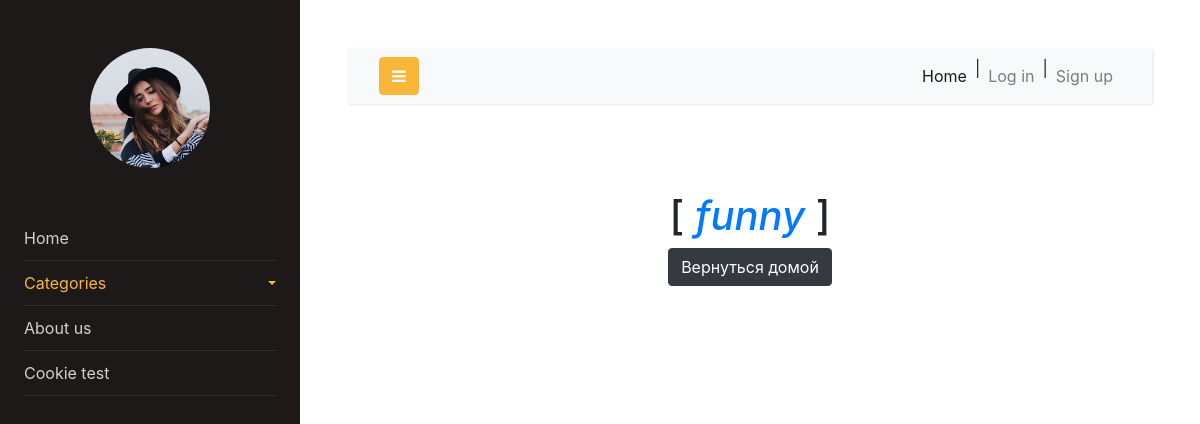
Before: /a/funny with the older database file.
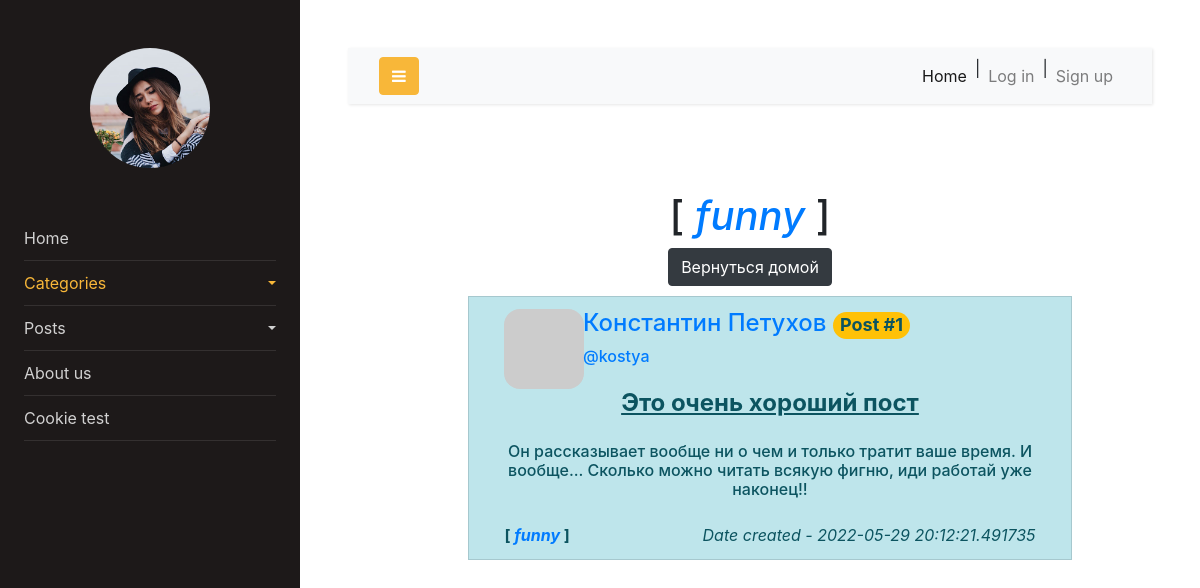
After: the same page with the newer database file.
### app/data/posts.py (models this page shows)
class Post(SqlAlchemyBase):
    __tablename__ = 'posts'
    id = sqlalchemy.Column(sqlalchemy.Integer,
                           primary_key=True, autoincrement=True)
    user_id = sqlalchemy.Column(sqlalchemy.Integer,
                                sqlalchemy.ForeignKey("users.id"))
    title = sqlalchemy.Column(sqlalchemy.String, nullable=False)
    is_private = sqlalchemy.Column(sqlalchemy.Boolean)
    created = sqlalchemy.Column(sqlalchemy.DateTime, default=datetime.now())
    category = sqlalchemy.Column(sqlalchemy.String, nullable=False, index=True)
    text = sqlalchemy.Column(sqlalchemy.String, nullable=True)
    author = orm.relation('User')

### app/data/user.py (models this page shows, shortened)
class User(SqlAlchemyBase, UserMixin):
    __tablename__ = 'users'
    id = sqlalchemy.Column(sqlalchemy.Integer, primary_key=True, autoincrement=True)
    username = sqlalchemy.Column(sqlalchemy.String, nullable=False, index=True)
    name = sqlalchemy.Column(sqlalchemy.String, nullable=False)
    surname = sqlalchemy.Column(sqlalchemy.String, nullable=False)
    email = sqlalchemy.Column(sqlalchemy.String, nullable=False, index=True)
    password = sqlalchemy.Column(sqlalchemy.String, nullable=False)
    created_date = sqlalchemy.Column(sqlalchemy.DateTime,
                                     default=datetime.datetime.now, autoincrement=True)
    posts = orm.relation('Post', back_populates='author')
    def avatar(self, size):
        return 'http://www.gravatar.com/avatar/' + md5(self.email.encode()).hexdigest() + '?d=identicon&s=' + str(size)

### main.py (the view)
@main_app.route('/a/<category_name>')
def show_all_by_cat(category_name):
    posts = main_app.posts_repo.get_by_category(category_name)
    show_buttons = []
    for post in posts:
        if current_user.is_authenticated and current_user == post.author:
            show_buttons.append(1)
        else:
            show_buttons.append(0)
    return render_template('category_posts.html', category=category_name,
                           he=current_user, posts=posts, show_buttons=show_buttons)

### app/resources/posts_repo.py (called while the page is built)
    def get_by_category(self, category):
        posts = self.db_sess.query(Post).filter(Post.category == category).all()
        return tuple(posts)

### app/templates/category_posts.html (shortened to what this page needs)
{% extends "index.html" %}
{% block content %}
<br>
<br>
<div class="wrapper" align="center">
    <h1>[ <a href="/a/{{ category }}"><em>{{ category }}</em></a> ]</h1>
    <a class="btn btn-dark" href="/">Вернуться домой</a>
    <div class="content-container" style="max-width: 80%">
        <ul style="margin-top:10px;">
        {% for post in posts %}
            {% include("post.html") %}
        <br>
        {% endfor %}
        </ul>
    </div>
</div>
{% endblock %}

### app/templates/index.html (shortened to what this page needs)
<!doctype html>
<html lang="en">
  <head>
    <link rel="stylesheet" href="https://stackpath.bootstrapcdn.com/font-awesome/4.7.0/css/font-awesome.min.css">
    <link rel="stylesheet" href="{{ url_for('static', filename='css/style.css') }}">
  </head>
  <body>
		<div class="wrapper d-flex align-items-stretch">
			<nav id="sidebar">
				<div class="p-4 pt-5">
                    {% if he.is_authenticated %}
                        <a href="/users/{{ he.id }}" class="img logo rounded-circle mb-5" style="background-image: url({{ he.avatar(120) }});"></a>
                    {% else %}
                        <a href="#" class="img logo rounded-circle mb-5" style="background-image: url({{ url_for('static', filename='images/logo.jpg') }});"></a>
                    {% endif %}
	        <ul class="list-unstyled components mb-5">
                <li>
                    <a href="/">Home</a>
                </li>
                  <li class="active">
                        <a href="#homeSubmenu" data-toggle="collapse" aria-expanded="false" class="dropdown-toggle">Categories</a>
                  </li>
                  {% if posts %}
                      <li>
                      <a href="#pageSubmenu" data-toggle="collapse" aria-expanded="false" class="dropdown-toggle">Posts</a>
                      </li>
                  {% endif %}
                  <li>
                  <a href="/about">About us</a>
                  </li>
                  <li>
                  <a href="/cookie_test">Cookie test</a>
                  </li>
	        </ul>
	      </div>
    	</nav>
      <div id="content" class="p-4 p-md-5">
        <nav class="navbar navbar-expand-lg navbar-light bg-light">
          <div class="container-fluid">
            <button type="button" id="sidebarCollapse" class="btn btn-primary">
              <i class="fa fa-bars"></i>
            </button>
            <div class="collapse navbar-collapse" id="navbarSupportedContent">
              <ul class="nav navbar-nav ml-auto">
                <li class="nav-item active">
                    <a class="nav-link" href="/">Home</a>
                </li> |
                {% if he.is_authenticated %}
                    <li class="nav-item">
                        <a class="nav-link" href="/users/{{ he.id }}">Your profile</a>
                    </li> |
                    <li class="nav-item">
                        <a class="nav-link" href="/logout">Logout</a>
                    </li>
                {% else %}
                    <li class="nav-item">
                        <a class="nav-link" href="/login">Log in</a>
                    </li> |
                    <li class="nav-item">
                        <a class="nav-link" href="/register">Sign up</a>
                    </li>
                {% endif %}
              </ul>
            </div>
          </div>
        </nav>
        {% block content %}{% endblock %}
      </div>
</div>
    <link rel="stylesheet" href="https://cdn.jsdelivr.net/npm/bootstrap@4.0.0/dist/css/bootstrap.min.css">
  </body>
</html>

### app/templates/post.html
<link rel="stylesheet" type="text/css" href="{{ url_for('static', filename='css/post.css') }}"/>
<li class="list-group-item list-group-item-info">
    <div class="comment-wrapper media" align="center">
        <div class="container">
            <div class="row">
                <div class="col-2" align="content">
                    <a href="/users/{{ post.author.id }}">
                        <img class="img" style="border-radius: 1em;" src="{{ post.author.avatar(60) }}">
                    </a>
                </div>
                <div class="col-8" align="left">
                    <div class="row field-group">
                        <span style="float:left">
                            <h4><a href="/users/{{ post.author.id }}">{{ post.author.name }} {{ post.author.surname }}               </a>
                                <span id='comment_id' style="align:right;" class="badge rounded-pill bg-warning">Post #{{ post.id }}</span></h4>
                        </span>
                    </div>
                    <div class="row">
                        <h6><a href="/users/{{ post.author.id }}">@{{ post.author.username }}</a></h6>
                    </div>
                </div>
            </div>
            <div class="row" style="margin: 0 auto; text-align:center; display:flex; justify-content:center;">
                <h4><b><u>{{ post.title }}</u></b></h4>
            </div>
            <div class="row ">
                <p><h6>{{ post.text }}
                </h6></p>
            </div>
            <div class="field-group">
                <span style="float:left">
                    <b>[ <a href="/a/{{ post.category }}"><em>{{ post.category }}</em></a> ]</b>
                </span>
                <span style="float:right">
                    <label class="date" ><em>Date created - {{ post.created }}</em></label>
                </span>
            </div>
        </div>
    </div>
</li>

### static/css/post.css (style rules this page uses)
.media { text-align: center; margin: 0 auto; align-items: center; max-width: 100% }
a { color: #000; text-color: #000; text-decoration: none; background-color: transparent; }
.date { display: table-cell; }

Changed rows visible on the page:
now on this page (row edited): Post: category "funny", author.name "Константин", author.surname "Петухов", id "1", author.username "kostya", title "Это очень хороший пост", text "Он рассказывает вообще ни о чем и только тратит ваше время. И вообще... Сколько можно читать всякую фигню, иди работай уже наконец!!", created "2022-05-29 20:12:21.491735"
Other visible differences:
{{ category }}: "funny" → (not shown)
text now shown: "Posts"
